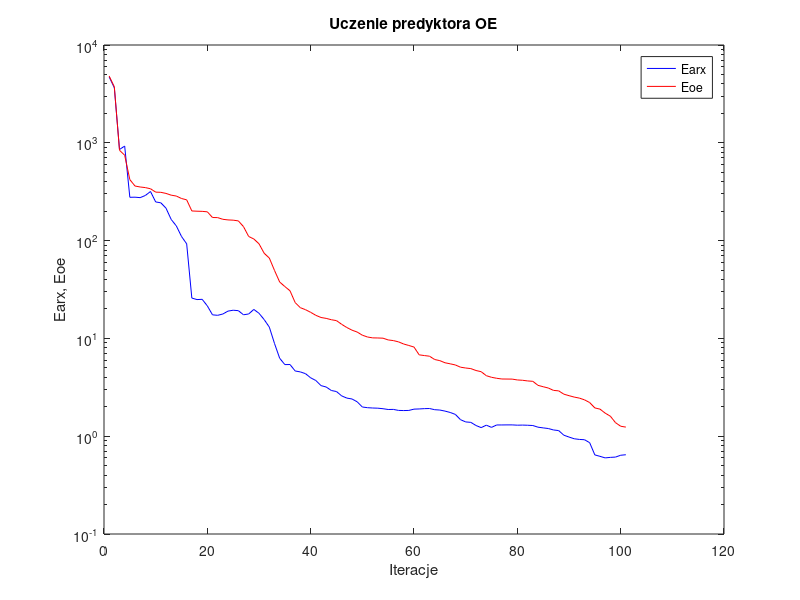
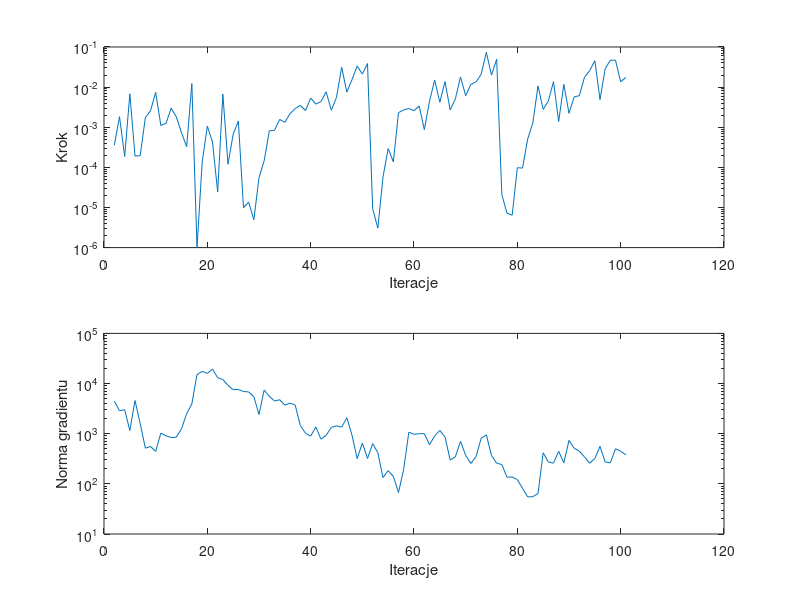

The MATLAB source for these figures, in order:
%uczenie predyktora oe
clear all;
n=0; farx(n+1)=4.717837e+003; foe(n+1)=4.816224e+003; wspucz(n+1)=0.000000e+000; ng(n+1)=0.000000e+000;
%odnowa zmiennej metryki
n=1; farx(n+1)=3.653915e+003; foe(n+1)=3.733790e+003; krok(n+1)=3.569431e-004; ng(n+1)=4.452844e+003;
n=2; farx(n+1)=8.545140e+002; foe(n+1)=8.385939e+002; krok(n+1)=1.835515e-003; ng(n+1)=2.878751e+003;
n=3; farx(n+1)=9.259963e+002; foe(n+1)=7.462762e+002; krok(n+1)=1.864955e-004; ng(n+1)=3.005019e+003;
n=4; farx(n+1)=2.771693e+002; foe(n+1)=4.204103e+002; krok(n+1)=6.802533e-003; ng(n+1)=1.154987e+003;
n=5; farx(n+1)=2.779477e+002; foe(n+1)=3.614868e+002; krok(n+1)=1.915864e-004; ng(n+1)=4.594067e+003;
n=6; farx(n+1)=2.750123e+002; foe(n+1)=3.533526e+002; krok(n+1)=1.954789e-004; ng(n+1)=1.606308e+003;
n=7; farx(n+1)=2.893120e+002; foe(n+1)=3.483193e+002; krok(n+1)=1.721185e-003; ng(n+1)=5.139513e+002;
n=8; farx(n+1)=3.176205e+002; foe(n+1)=3.389283e+002; krok(n+1)=2.583925e-003; ng(n+1)=5.554881e+002;
n=9; farx(n+1)=2.485511e+002; foe(n+1)=3.130903e+002; krok(n+1)=7.385876e-003; ng(n+1)=4.442694e+002;
n=10; farx(n+1)=2.434974e+002; foe(n+1)=3.116737e+002; krok(n+1)=1.106947e-003; ng(n+1)=1.028096e+003;
n=11; farx(n+1)=2.145247e+002; foe(n+1)=3.037203e+002; krok(n+1)=1.243743e-003; ng(n+1)=9.074728e+002;
n=12; farx(n+1)=1.647245e+002; foe(n+1)=2.914898e+002; krok(n+1)=2.990450e-003; ng(n+1)=8.365494e+002;
n=13; farx(n+1)=1.412751e+002; foe(n+1)=2.854440e+002; krok(n+1)=1.810600e-003; ng(n+1)=8.515603e+002;
n=14; farx(n+1)=1.102248e+002; foe(n+1)=2.694555e+002; krok(n+1)=7.286945e-004; ng(n+1)=1.258707e+003;
n=15; farx(n+1)=9.269177e+001; foe(n+1)=2.611821e+002; krok(n+1)=3.276027e-004; ng(n+1)=2.505669e+003;
n=16; farx(n+1)=2.584988e+001; foe(n+1)=2.009734e+002; krok(n+1)=1.226153e-002; ng(n+1)=3.921172e+003;
n=17; farx(n+1)=2.494549e+001; foe(n+1)=1.998153e+002; krok(n+1)=1.001277e-006; ng(n+1)=1.508468e+004;
n=18; farx(n+1)=2.509785e+001; foe(n+1)=1.991071e+002; krok(n+1)=1.348719e-004; ng(n+1)=1.750781e+004;
n=19; farx(n+1)=2.150115e+001; foe(n+1)=1.969213e+002; krok(n+1)=1.066758e-003; ng(n+1)=1.594233e+004;
n=20; farx(n+1)=1.741566e+001; foe(n+1)=1.722740e+002; krok(n+1)=4.273921e-004; ng(n+1)=1.943362e+004;
n=21; farx(n+1)=1.722293e+001; foe(n+1)=1.718116e+002; krok(n+1)=2.428432e-005; ng(n+1)=1.308968e+004;
n=22; farx(n+1)=1.775916e+001; foe(n+1)=1.651426e+002; krok(n+1)=6.681129e-003; ng(n+1)=1.204379e+004;
n=23; farx(n+1)=1.901634e+001; foe(n+1)=1.627549e+002; krok(n+1)=1.192523e-004; ng(n+1)=9.188773e+003;
n=24; farx(n+1)=1.941252e+001; foe(n+1)=1.617925e+002; krok(n+1)=6.650130e-004; ng(n+1)=7.544086e+003;
n=25; farx(n+1)=1.921386e+001; foe(n+1)=1.590610e+002; krok(n+1)=1.427772e-003; ng(n+1)=7.634000e+003;
%odnowa zmiennej metryki
n=26; farx(n+1)=1.744056e+001; foe(n+1)=1.389644e+002; krok(n+1)=9.884595e-006; ng(n+1)=6.936734e+003;
n=27; farx(n+1)=1.777278e+001; foe(n+1)=1.102085e+002; krok(n+1)=1.368724e-005; ng(n+1)=6.805577e+003;
n=28; farx(n+1)=1.977957e+001; foe(n+1)=1.038425e+002; krok(n+1)=4.944182e-006; ng(n+1)=5.477939e+003;
n=29; farx(n+1)=1.806341e+001; foe(n+1)=9.278701e+001; krok(n+1)=5.538211e-005; ng(n+1)=2.409751e+003;
n=30; farx(n+1)=1.557513e+001; foe(n+1)=7.424204e+001; krok(n+1)=1.457598e-004; ng(n+1)=7.441550e+003;
n=31; farx(n+1)=1.304158e+001; foe(n+1)=6.628436e+001; krok(n+1)=8.156322e-004; ng(n+1)=5.557550e+003;
n=32; farx(n+1)=8.872281e+000; foe(n+1)=4.955189e+001; krok(n+1)=8.336543e-004; ng(n+1)=4.478460e+003;
n=33; farx(n+1)=6.269902e+000; foe(n+1)=3.771573e+001; krok(n+1)=1.568736e-003; ng(n+1)=4.757154e+003;
n=34; farx(n+1)=5.397579e+000; foe(n+1)=3.390599e+001; krok(n+1)=1.320749e-003; ng(n+1)=3.715166e+003;
n=35; farx(n+1)=5.406221e+000; foe(n+1)=3.069067e+001; krok(n+1)=2.168540e-003; ng(n+1)=4.075428e+003;
n=36; farx(n+1)=4.644307e+000; foe(n+1)=2.324004e+001; krok(n+1)=2.914778e-003; ng(n+1)=3.735288e+003;
n=37; farx(n+1)=4.543568e+000; foe(n+1)=2.061105e+001; krok(n+1)=3.503934e-003; ng(n+1)=1.459047e+003;
n=38; farx(n+1)=4.359517e+000; foe(n+1)=1.966108e+001; krok(n+1)=2.607206e-003; ng(n+1)=1.015819e+003;
n=39; farx(n+1)=3.953318e+000; foe(n+1)=1.847485e+001; krok(n+1)=5.318174e-003; ng(n+1)=8.967848e+002;
n=40; farx(n+1)=3.710145e+000; foe(n+1)=1.721808e+001; krok(n+1)=3.765398e-003; ng(n+1)=1.359249e+003;
n=41; farx(n+1)=3.290740e+000; foe(n+1)=1.636182e+001; krok(n+1)=4.372259e-003; ng(n+1)=7.791301e+002;
n=42; farx(n+1)=3.184888e+000; foe(n+1)=1.602196e+001; krok(n+1)=7.637224e-003; ng(n+1)=9.275932e+002;
n=43; farx(n+1)=2.933299e+000; foe(n+1)=1.552532e+001; krok(n+1)=2.647020e-003; ng(n+1)=1.338308e+003;
n=44; farx(n+1)=2.861553e+000; foe(n+1)=1.519578e+001; krok(n+1)=5.548179e-003; ng(n+1)=1.432106e+003;
n=45; farx(n+1)=2.583720e+000; foe(n+1)=1.393286e+001; krok(n+1)=3.126305e-002; ng(n+1)=1.356035e+003;
n=46; farx(n+1)=2.452536e+000; foe(n+1)=1.291848e+001; krok(n+1)=7.530795e-003; ng(n+1)=2.075019e+003;
n=47; farx(n+1)=2.402395e+000; foe(n+1)=1.213907e+001; krok(n+1)=1.532510e-002; ng(n+1)=9.299969e+002;
n=48; farx(n+1)=2.247959e+000; foe(n+1)=1.161655e+001; krok(n+1)=3.360874e-002; ng(n+1)=3.183216e+002;
n=49; farx(n+1)=1.988838e+000; foe(n+1)=1.078728e+001; krok(n+1)=2.113198e-002; ng(n+1)=6.518485e+002;
n=50; farx(n+1)=1.956894e+000; foe(n+1)=1.033552e+001; krok(n+1)=3.863769e-002; ng(n+1)=3.201463e+002;
%odnowa zmiennej metryki
n=51; farx(n+1)=1.942175e+000; foe(n+1)=1.012656e+001; krok(n+1)=9.340678e-006; ng(n+1)=6.335050e+002;
n=52; farx(n+1)=1.934146e+000; foe(n+1)=1.010167e+001; krok(n+1)=3.054530e-006; ng(n+1)=4.181880e+002;
n=53; farx(n+1)=1.910417e+000; foe(n+1)=1.005318e+001; krok(n+1)=5.779543e-005; ng(n+1)=1.333569e+002;
n=54; farx(n+1)=1.875212e+000; foe(n+1)=9.646740e+000; krok(n+1)=2.949750e-004; ng(n+1)=1.831123e+002;
n=55; farx(n+1)=1.879514e+000; foe(n+1)=9.498987e+000; krok(n+1)=1.367364e-004; ng(n+1)=1.403812e+002;
n=56; farx(n+1)=1.835547e+000; foe(n+1)=9.219431e+000; krok(n+1)=2.310226e-003; ng(n+1)=6.728580e+001;
n=57; farx(n+1)=1.829127e+000; foe(n+1)=8.764295e+000; krok(n+1)=2.707062e-003; ng(n+1)=1.947998e+002;
n=58; farx(n+1)=1.834714e+000; foe(n+1)=8.464889e+000; krok(n+1)=2.926191e-003; ng(n+1)=1.071751e+003;
n=59; farx(n+1)=1.891457e+000; foe(n+1)=8.156585e+000; krok(n+1)=2.583925e-003; ng(n+1)=9.733795e+002;
n=60; farx(n+1)=1.899647e+000; foe(n+1)=6.790957e+000; krok(n+1)=3.378712e-003; ng(n+1)=1.000589e+003;
n=61; farx(n+1)=1.913732e+000; foe(n+1)=6.677651e+000; krok(n+1)=8.714006e-004; ng(n+1)=1.002571e+003;
n=62; farx(n+1)=1.919439e+000; foe(n+1)=6.576672e+000; krok(n+1)=4.449709e-003; ng(n+1)=6.044399e+002;
n=63; farx(n+1)=1.866702e+000; foe(n+1)=6.084024e+000; krok(n+1)=1.501192e-002; ng(n+1)=9.037972e+002;
n=64; farx(n+1)=1.851332e+000; foe(n+1)=5.923420e+000; krok(n+1)=4.191618e-003; ng(n+1)=1.161432e+003;
n=65; farx(n+1)=1.806195e+000; foe(n+1)=5.635091e+000; krok(n+1)=1.370601e-002; ng(n+1)=8.610683e+002;
n=66; farx(n+1)=1.748982e+000; foe(n+1)=5.498657e+000; krok(n+1)=2.701093e-003; ng(n+1)=2.998959e+002;
n=67; farx(n+1)=1.670986e+000; foe(n+1)=5.351899e+000; krok(n+1)=5.042985e-003; ng(n+1)=3.444881e+002;
n=68; farx(n+1)=1.475714e+000; foe(n+1)=5.077473e+000; krok(n+1)=1.792791e-002; ng(n+1)=7.033408e+002;
n=69; farx(n+1)=1.399620e+000; foe(n+1)=4.981360e+000; krok(n+1)=6.130766e-003; ng(n+1)=3.714165e+002;
n=70; farx(n+1)=1.385182e+000; foe(n+1)=4.911678e+000; krok(n+1)=1.165759e-002; ng(n+1)=2.546933e+002;
n=71; farx(n+1)=1.286450e+000; foe(n+1)=4.695457e+000; krok(n+1)=1.354728e-002; ng(n+1)=3.488813e+002;
n=72; farx(n+1)=1.223771e+000; foe(n+1)=4.566504e+000; krok(n+1)=2.080702e-002; ng(n+1)=8.136458e+002;
n=73; farx(n+1)=1.296841e+000; foe(n+1)=4.156561e+000; krok(n+1)=7.370577e-002; ng(n+1)=9.472787e+002;
n=74; farx(n+1)=1.230944e+000; foe(n+1)=4.002269e+000; krok(n+1)=1.991120e-002; ng(n+1)=3.690595e+002;
n=75; farx(n+1)=1.302685e+000; foe(n+1)=3.910593e+000; krok(n+1)=4.953895e-002; ng(n+1)=2.585336e+002;
%odnowa zmiennej metryki
n=76; farx(n+1)=1.303089e+000; foe(n+1)=3.846056e+000; krok(n+1)=2.088415e-005; ng(n+1)=2.424372e+002;
n=77; farx(n+1)=1.304937e+000; foe(n+1)=3.840604e+000; krok(n+1)=7.204914e-006; ng(n+1)=1.358695e+002;
n=78; farx(n+1)=1.305063e+000; foe(n+1)=3.835876e+000; krok(n+1)=6.412137e-006; ng(n+1)=1.368596e+002;
n=79; farx(n+1)=1.296121e+000; foe(n+1)=3.760049e+000; krok(n+1)=9.798800e-005; ng(n+1)=1.215574e+002;
n=80; farx(n+1)=1.299306e+000; foe(n+1)=3.731636e+000; krok(n+1)=9.579321e-005; ng(n+1)=8.151671e+001;
n=81; farx(n+1)=1.294169e+000; foe(n+1)=3.673731e+000; krok(n+1)=5.067687e-004; ng(n+1)=5.495445e+001;
n=82; farx(n+1)=1.285962e+000; foe(n+1)=3.640279e+000; krok(n+1)=1.279942e-003; ng(n+1)=5.559104e+001;
n=83; farx(n+1)=1.236609e+000; foe(n+1)=3.311068e+000; krok(n+1)=1.073668e-002; ng(n+1)=6.402529e+001;
n=84; farx(n+1)=1.216365e+000; foe(n+1)=3.205583e+000; krok(n+1)=2.774090e-003; ng(n+1)=4.154937e+002;
n=85; farx(n+1)=1.198079e+000; foe(n+1)=3.108611e+000; krok(n+1)=4.505183e-003; ng(n+1)=2.722154e+002;
n=86; farx(n+1)=1.158249e+000; foe(n+1)=2.940592e+000; krok(n+1)=1.370601e-002; ng(n+1)=2.593166e+002;
n=87; farx(n+1)=1.141464e+000; foe(n+1)=2.908399e+000; krok(n+1)=1.389400e-003; ng(n+1)=4.463237e+002;
n=88; farx(n+1)=1.023930e+000; foe(n+1)=2.690490e+000; krok(n+1)=1.165911e-002; ng(n+1)=2.608977e+002;
n=89; farx(n+1)=9.803939e-001; foe(n+1)=2.597304e+000; krok(n+1)=2.220021e-003; ng(n+1)=7.358369e+002;
n=90; farx(n+1)=9.415597e-001; foe(n+1)=2.512867e+000; krok(n+1)=5.711090e-003; ng(n+1)=5.133245e+002;
n=91; farx(n+1)=9.269895e-001; foe(n+1)=2.452539e+000; krok(n+1)=6.118871e-003; ng(n+1)=4.478400e+002;
n=92; farx(n+1)=9.205469e-001; foe(n+1)=2.353744e+000; krok(n+1)=1.767909e-002; ng(n+1)=3.448163e+002;
n=93; farx(n+1)=8.585140e-001; foe(n+1)=2.208361e+000; krok(n+1)=2.556212e-002; ng(n+1)=2.580482e+002;
n=94; farx(n+1)=6.437157e-001; foe(n+1)=1.946030e+000; krok(n+1)=4.544795e-002; ng(n+1)=3.190923e+002;
n=95; farx(n+1)=6.224134e-001; foe(n+1)=1.891513e+000; krok(n+1)=4.880194e-003; ng(n+1)=5.589643e+002;
n=96; farx(n+1)=6.000846e-001; foe(n+1)=1.721293e+000; krok(n+1)=2.876670e-002; ng(n+1)=2.736688e+002;
n=97; farx(n+1)=6.074327e-001; foe(n+1)=1.602375e+000; krok(n+1)=4.674985e-002; ng(n+1)=2.616875e+002;
n=98; farx(n+1)=6.116622e-001; foe(n+1)=1.375817e+000; krok(n+1)=4.674985e-002; ng(n+1)=5.004774e+002;
n=99; farx(n+1)=6.385729e-001; foe(n+1)=1.264437e+000; krok(n+1)=1.350413e-002; ng(n+1)=4.472022e+002;
n=100; farx(n+1)=6.464252e-001; foe(n+1)=1.238612e+000; krok(n+1)=1.741045e-002; ng(n+1)=3.787520e+002;

figure; semilogy(farx,'b'); hold on; semilogy(foe,'r'); xlabel('Iteracje'); ylabel('Earx, Eoe'); legend('Earx','Eoe'); title('Uczenie predyktora OE');
figure; subplot(2,1,1); semilogy(krok); xlabel('Iteracje'); ylabel('Krok');
subplot(2,1,2); semilogy(ng); xlabel('Iteracje'); ylabel('Norma gradientu');
Earx=farx(n+1)
Eoe=foe(n+1)
